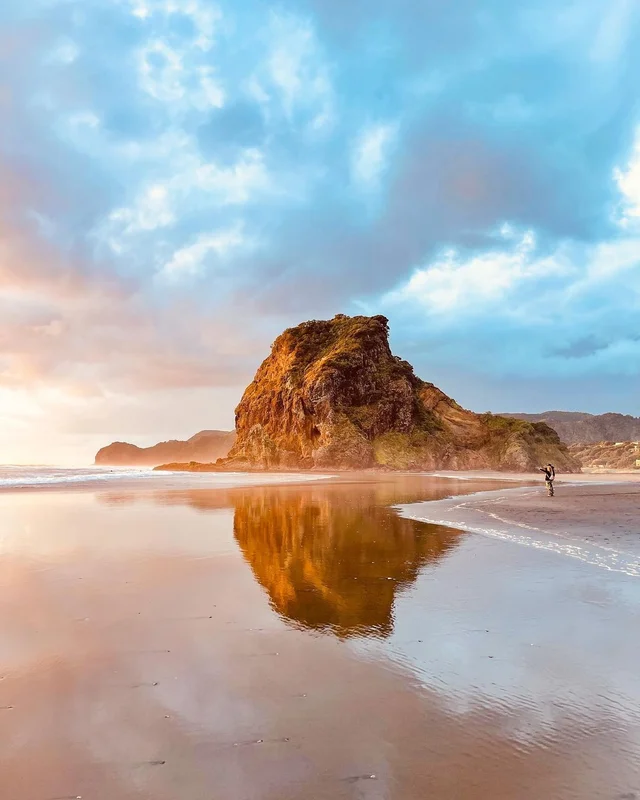
#> input picture class-1/ydq2xfwd9a971.webp, 640 x 800 px
$ jupyter execute class-1.ipynb   (older library calls are emulated)
#> lines starting #> are read from the running program, lines starting #| are printed output that depends on the picture
[cell 1]
import cv2
import matplotlib.pyplot as plt
import numpy as np

[cell 2]
img = cv2.imread("ydq2xfwd9a971.webp", 1)
#> img is the input picture: shape (800, 640, 3); mean B, G, R 175.8, 173.5, 170.8

[cell 3]
plt.imshow(img)

[cell 4]
# cv2.imshow("my image", img)
# cv2.waitKey(0)
# cv2.destroyAllWindows()

[cell 5]
img_correct = cv2.cvtColor(img, cv2.COLOR_BGR2RGB)
plt.imshow(img_correct)

[cell 6]
img_gray = cv2.cvtColor(img_correct, cv2.COLOR_RGB2GRAY)
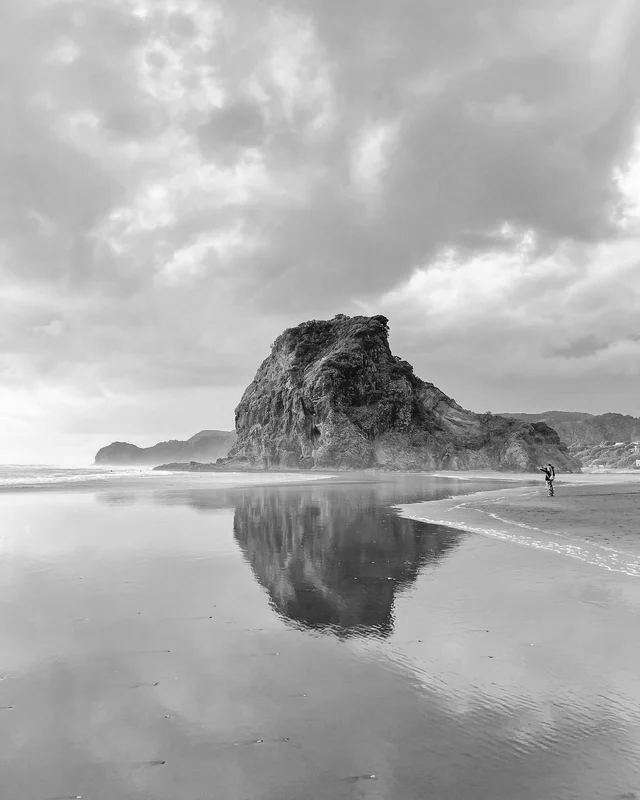
#> img_gray: shape (800, 640); min 2, max 255, mean 173
plt.imshow(img_gray, cmap="gray")

[cell 7]
img

[cell 8]
img_correct

[cell 9]
img_gray

[cell 10]
img_new = cv2.imread("ydq2xfwd9a971.webp", cv2.IMREAD_GRAYSCALE)

[cell 11]
img_new

[cell 12]
plt.imshow(img_new, cmap="gray")

[cell 13]
# cv2.imshow("gray", img_new)
# cv2.waitKey(0)
# cv2.destroyAllWindows()

[cell 14]
img_reverse = cv2.cvtColor(img_new, cv2.COLOR_GRAY2RGB)
plt.imshow(img_reverse)

[cell 15]
img_reverse[370:400, 200:220, :] = np.array([200,90,130])
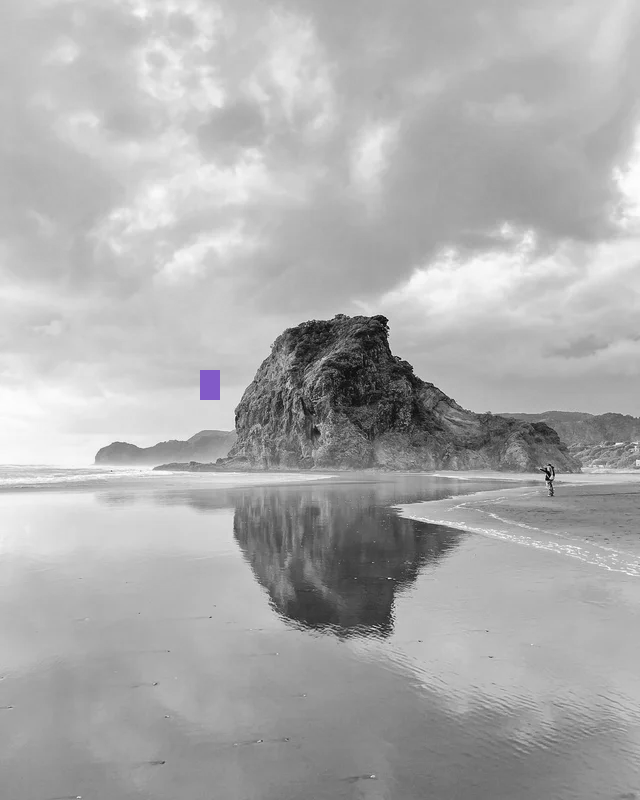
#> img_reverse: shape (800, 640, 3); mean B, G, R 173, 172.9, 172.9

[cell 16]
plt.imshow(img_reverse)

[cell 17]
img_sobel = cv2.Sobel(img_gray, cv2.CV_16S, 0, 1, ksize=3)
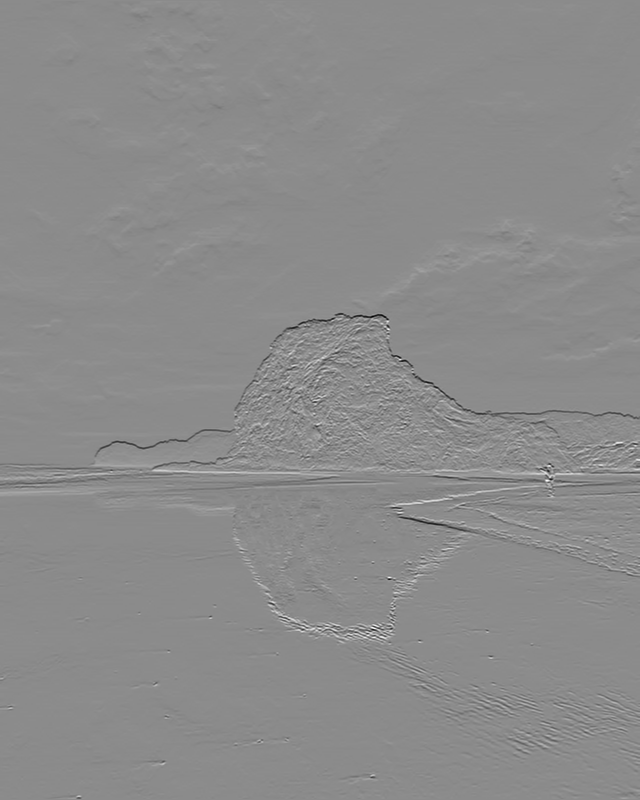
#> img_sobel: shape (800, 640) int16; min -785, max 648, mean -0.6; drawn with min black and max white
plt.imshow(img_sobel, cmap="gray")

[cell 18]
hist = cv2.calcHist([img_gray], [0], None, [256], [0,256])
#> hist = 256 values, max 10156 at index 183, min 0 at index 0, mean 2000
plt.plot(hist, color="b")
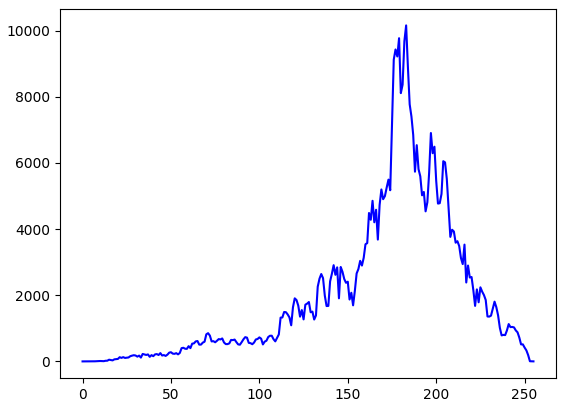
#> figure drawn by matplotlib, 1 panel; curve peaks at x = 183, y = 10156

$ run again, with class-1/bearsnstuff.png saved as class-1/ydq2xfwd9a971.webp
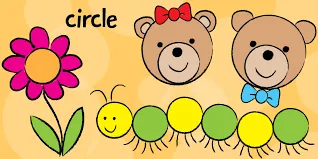
#> input picture class-1/bearsnstuff.png, 318 x 159 px
#> img is the input picture: shape (159, 318, 3); mean B, G, R 107.1, 176.9, 215.7
#> `img_sobel = cv2.Sobel(img_gray, cv2.CV_16S, 0, 1, ksize=3)`:
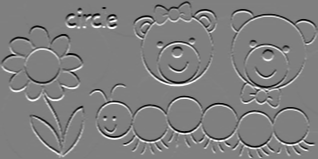
#> img_sobel: shape (159, 318) int16; min -883, max 881, mean 0.1; drawn with min black and max white
#> hist = 256 values, max 9648 at index 217, min 0 at index 234, mean 197.5
#> `[cell 18] hist = cv2.calcHist([img_gray], [0], None, [256], [0,256]) p..`:
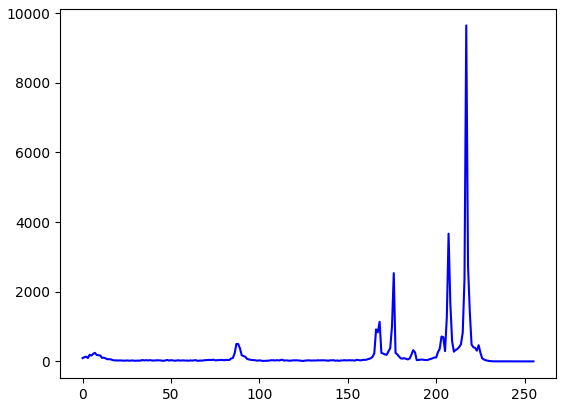
#> figure drawn by matplotlib, 1 panel; curve peaks at x = 217, y = 9648
